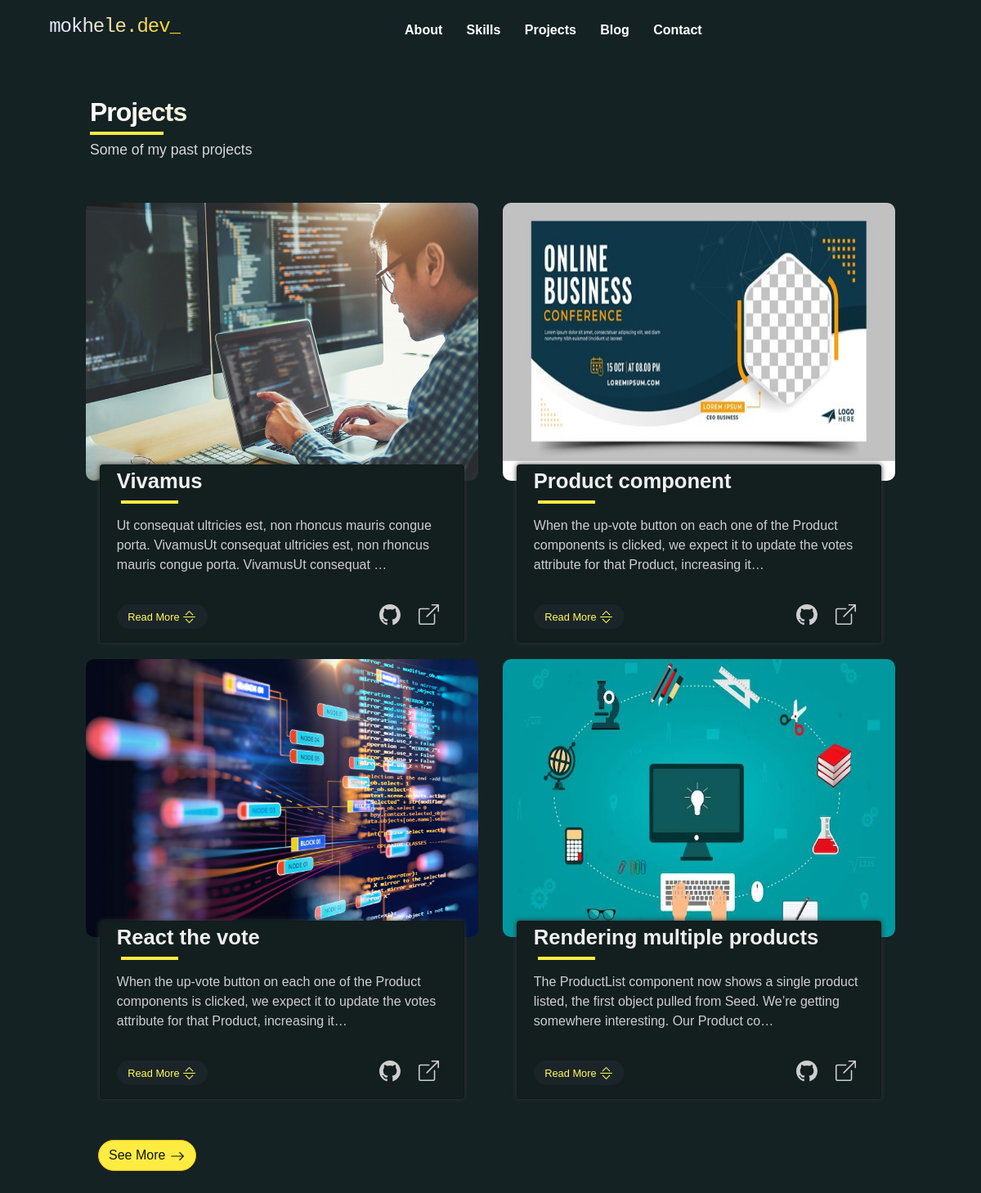
The page /projects/ on the database as committed earlier.
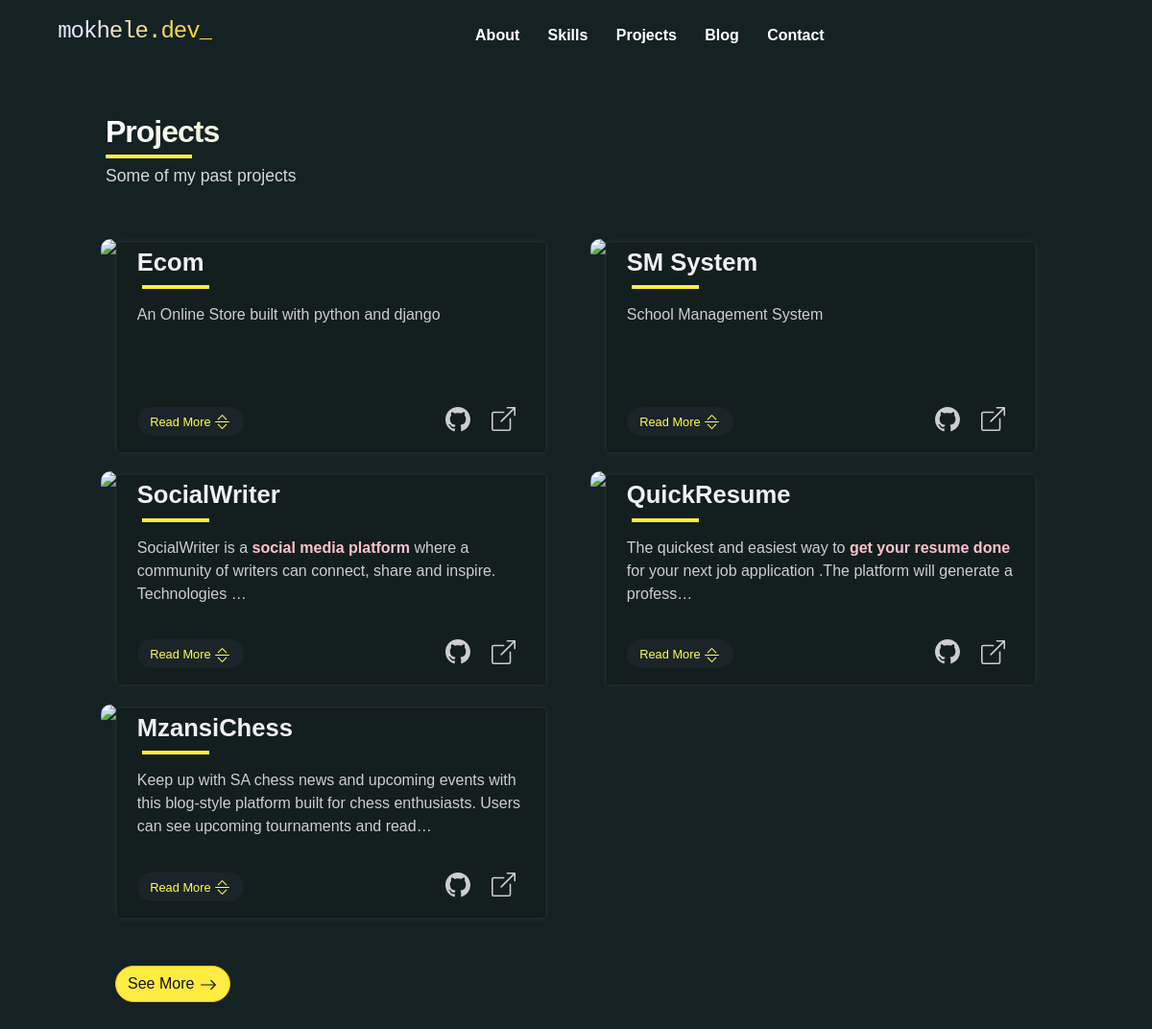
The same page on the database as committed later.
### projects_app/models.py (models this page shows, shortened)
class Project(models.Model):
    title = models.CharField(max_length=100)
    description = models.TextField()
    thumbnail = models.ImageField(upload_to="project")
    github = models.URLField(null=True , blank=True)
    live = models.URLField(null=True, blank=True)
    featured = models.BooleanField(default=False)
    ordering = models.IntegerField( unique = True , null= True , blank = True   )
    date_added = models.DateTimeField(auto_now_add=True, blank=True,null=True)

### projects_app/views.py (the view)
# urls.py: path('',views.all_projects,name="all_projects"),  # display all projects
def all_projects(request):
    projects = Project.objects.all().order_by("date_added")[::-1]
    context = {"projects":projects}
    return render(request,"projects_app/projects_list.html" ,context)

### projects_app/templates/projects_app/projects_list.html (shortened to what the changed rows need)
{% extends 'main_app/base.html'  %}
{% block content %}
    <section class="project py-5" id="project" >
      <div class="container-fluid project-container">
        <div>
          <h2  id="sections" style="margin-left: 5px;color: white;margin-top: 0cm;margin-bottom: 0cm;">Projects </h2>
      <br><br>
              <div class="row">
                {% for project in projects %}
                <div class="col-md-6">
                    <div class="img-wrapper">
                      <img style="border-radius: 10px ;" src="{{project.thumbnail.url}}" class="img-fluid" alt="project image">
                    </div>
                  <div class="justify-content-center d-flex" style="position: relative;top: -20px;">
                    <div class="card" style="width:93% !important; background-color: #131e1f ; border-radius: 4px;box-shadow: 0 0 6px rgb(52, 52, 52);">
                      <div style="min-height: 170px;overflow: hidden;">
                        <a style="color:rgb(240, 240, 240);margin-left: 20px; margin-top:12px;margin-right: 20px;font-size: 1.6rem;font-weight: 600;" href="{{project.live}}">
                          {{project.title}}
                        </a>
                        <div style="width:80px;overflow:hidden;margin-left: 20px;margin-bottom: 10px ; ">
                          <hr style="color: #ffec42 ;border: 2px #ffec42 solid ; opacity: 1;margin:5px ">
                        </div>
                        <p id="less-description{{project.id}}" style="margin-left: 20px;margin-right: 20px;margin-bottom: 8px;color:rgb(206, 206, 206); font-size: 1rem;" class="lead">
                          {{project.description|safe|truncatechars:"150"}}
                        </p>
                    </div>
                      <div class="d-flex" style="margin-top: 0cm;width: 100% !important;">
                          <button id="more_btn{{project.id}}" onclick="myFunction('{{project.id}}')" style="margin-left: 20px;margin-bottom: 8px;width:152px;height: 30px; border-width: 1px !important; background-color: #7a75a312;border: none;color: #ffff52;" class="btn-outline-warning expand_btn rounded-pill">
                            <small> Read More </small>
                          </button>
                          <div class="d-flex justify-content-end" style="width: 100% !important; padding-bottom: 20px;">
                            <div class="col-1 " >
                              <div class="rounded-circle" style="background-color: #3c45ff17;">
                                <a style="color:#cecece" href="{{project.github}}">
                                  <div type="button"  data-bs-toggle="tooltip" data-bs-placement="top" data-bs-html="true" title="View Code on <b>Github</b>">
                                  </div>
                              </a>
                              </div>
                            </div>
                            <div class="col-1" style="margin-right:40px">
                              <div class="rounded-circle" style="background-color: rgba(186, 251, 182, 0.15);">
                                <a style="color: #cecece;font-weight:700" href="{{project.live}}">
                                  <div type="button"  data-bs-toggle="tooltip" data-bs-placement="top" data-bs-html="true" title="View Live Website ">
                                  </div>
                                </a>
                              </div>
                             </div>
                          </div>
                       </div>
                    </div>
                  </div>
                </div>
                {% endfor %}
              </div>
               </div>
      </div>
  </section>
{% endblock content %}

Rows that differ between the two databases and show on the page:
removed Project: thumbnail (picture), title "Rendering multiple products", description "The ProductList component now shows a single product listed, the first object pulled from Seed. We’re getting somewhere interesting. Our Product co…"
added Project: title "Ecom", description "An Online Store built with python and django", {{ project.id }} 15 (drawn)
added Project: title "SM System", description "School Management System"
changed Project: title "Vivamus" → "SocialWriter"; description "Ut consequat ultricies est, non rhoncus mauris congue porta. VivamusUt consequat ultricies est, non rhoncus mauris congue porta. VivamusUt consequat …" → "SocialWriter is a social media platform where a community of writers can connect, share and inspire. Technologies …"; thumbnail: picture removed
changed Project: title "Product component" → "QuickResume"; description "When the up-vote button on each one of the Product components is clicked, we expect it to update the votes attribute for that Product, increasing it…" → "The quickest and easiest way to get your resume done for your next job application .The platform will generate a profess…"; thumbnail: picture removed
changed Project: title "React the vote" → "MzansiChess"; description "When the up-vote button on each one of the Product components is clicked, we expect it to update the votes attribute for that Product, increasing it…" → "Keep up with SA chess news and upcoming events with this blog-style platform built for chess enthusiasts. Users can see upcoming tournaments and read…"; thumbnail: picture removed
